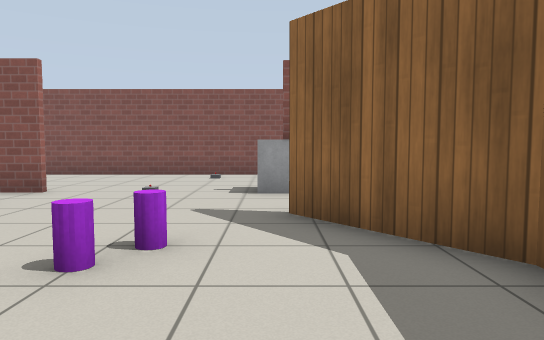
View 1 (above)

24 first-person views from a walk through a robot-simulator world made for Gazebo. The camera is 0.94 m above the floor, tilts 4° down and sees 70° across. The floor is counted in squares, 1 m on a side. Each view is taken from the middle of a square. On the plan, view 1 faces up. The plan holds only what a view shows up to about 13 squares ahead; the rest is blank. Gazebo's built-in surfaces are drawn with simple patterns.

View 2
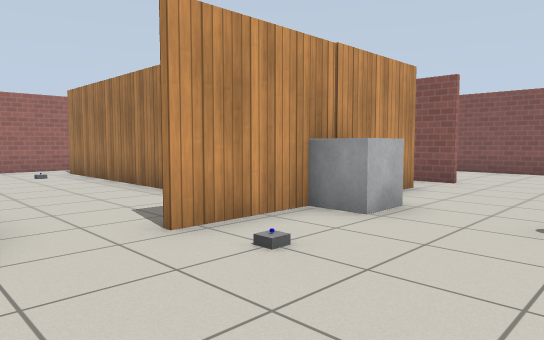

View 3
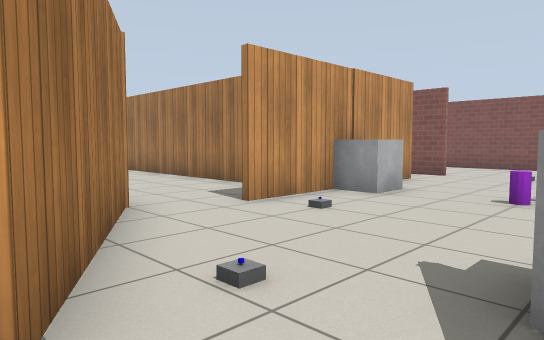

View 4
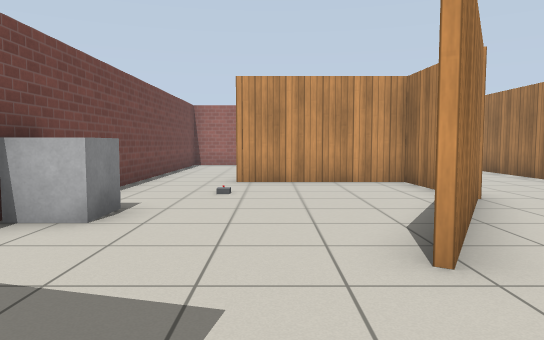

View 5
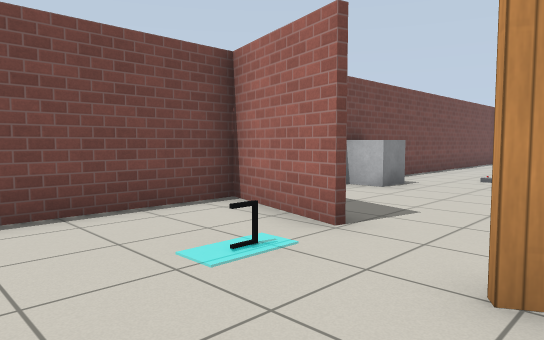

View 6
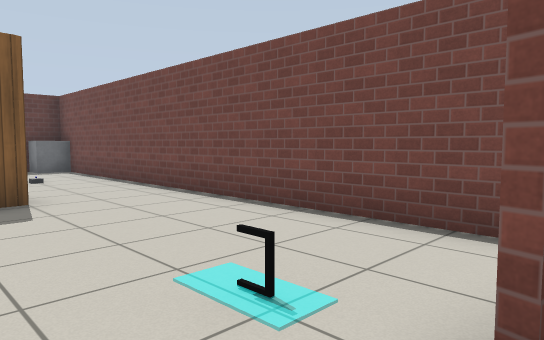

View 7
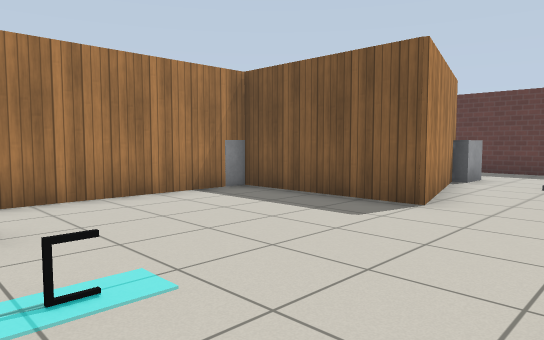

View 8
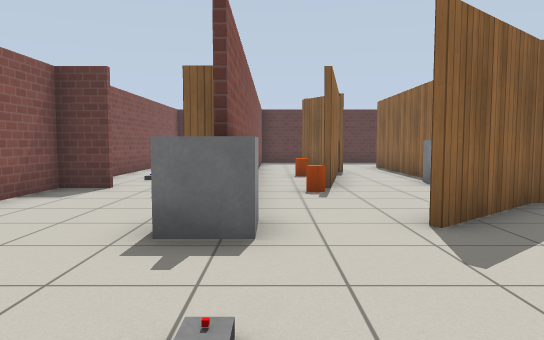

View 9
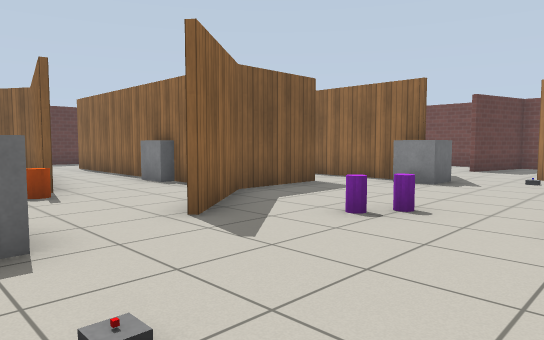

View 10
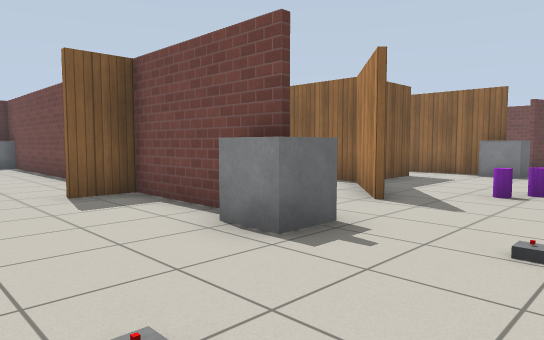

View 11
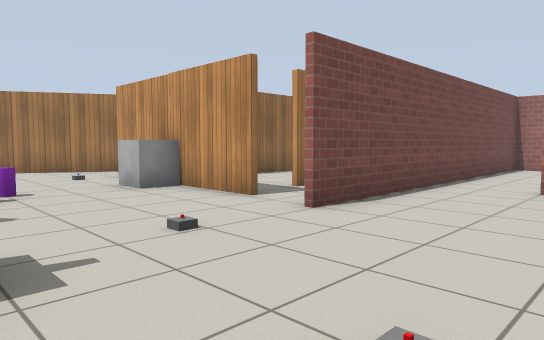

View 12
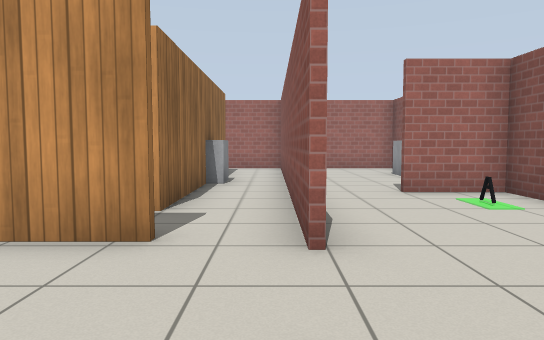

View 13
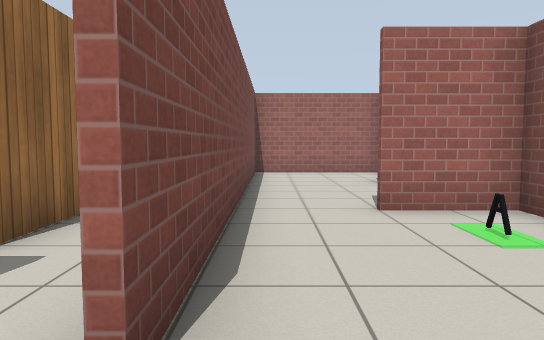

View 14
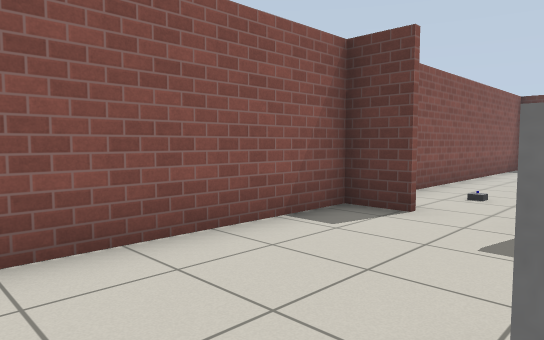

View 15
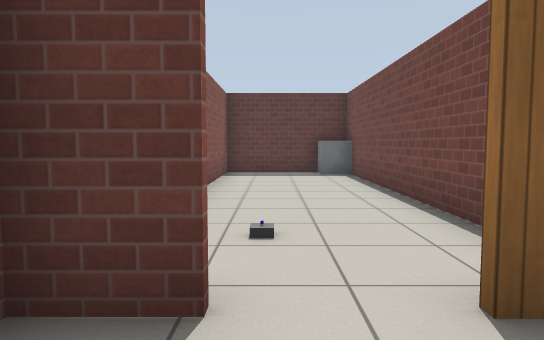

View 16
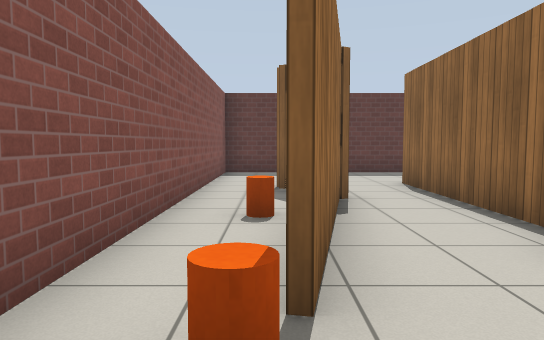

View 17
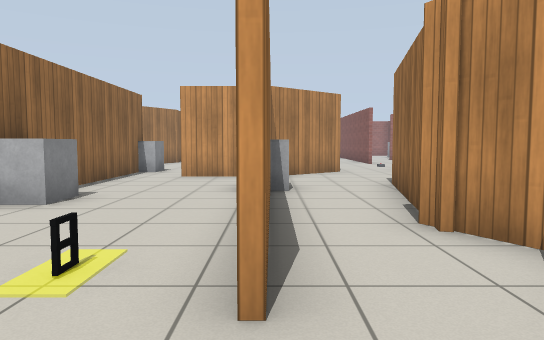

View 18
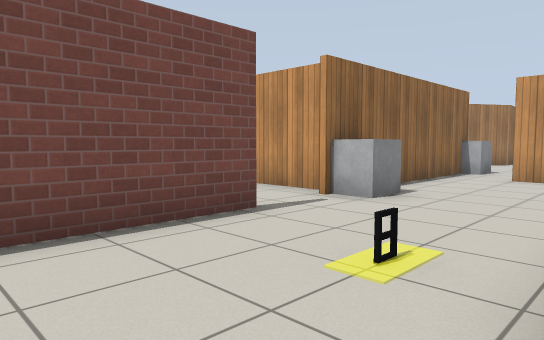

View 19
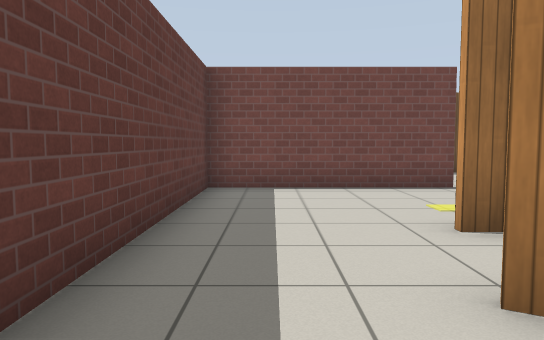

View 20
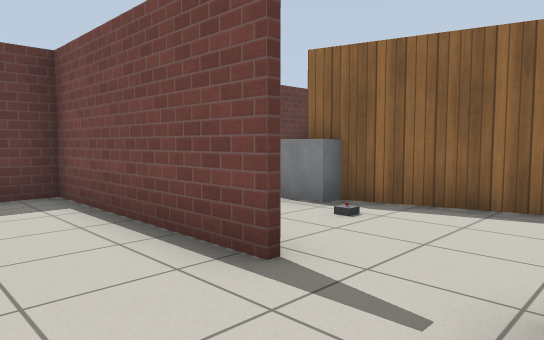

View 21
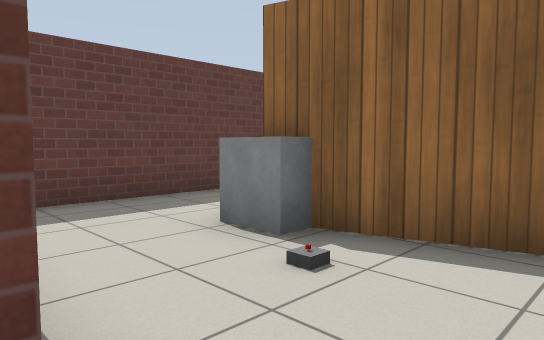

View 22
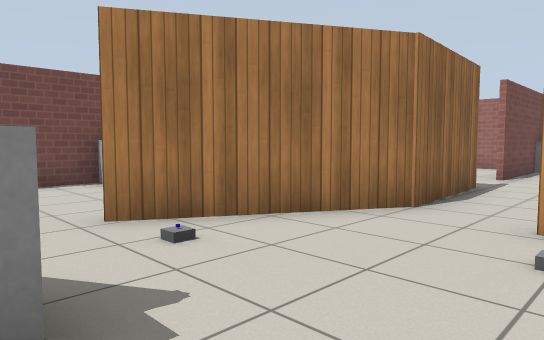

View 23
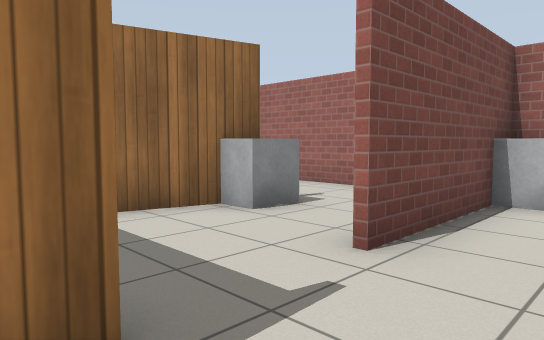

View 24
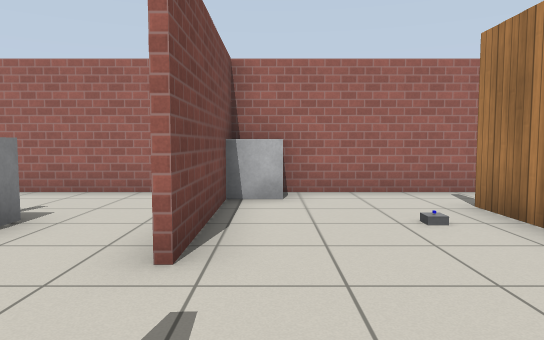

### Floor plan
Points are (right, up) in squares from view 1. A wall is a line through its corners. A room is listed if a view was taken in it or the views show most of it. See-through windows are left out.
Room 1 (views 1, 2, 8, 9, 10, 11, 12, 13, 14, 15, 16, 22, 23, 24)
walls: (0.3, 5.3) (2.2, 3) (11.1, 3); (2, 2.9) (0.2, 5.2); (-4.7, 5.9) (-4.7, 0.1); (4.3, 5.9) (6.3, 5.5); (2, 0.4) (2, 3); (0.4, -1.1) (2.4, -1.1); (-7, 2) (-13.8, 2); (-7.4, 7.5) (-4.2, 7.5); (4, 10.2) (4, 11.4) (-8.3, 11.4) (-8.3, 9.5); (6.2, 7.5) (13.5, 7.5); (6.4, 7.5) (1.4, 7.5) (4, 7.5) (4, 8.9); (-8.8, -1.7) (-5.5, -1.5) (-1.7, -3.7); (9.8, 5.4) (8.7, 4.8) (4.3, 5.7); (-15.4, 3) (-15.4, -2.1) (-10.9, -1.8); (14.3, 7.4) (14.3, 11.4) (6.5, 11.4)
ways out: opening at (-0.5, -3) to room 2; opening at (2, 0) to room 4; opening at (6, 7) to room 4; opening at (11, 4) to room 4; gap at (-5, 6) to room 5; opening at (-9.5, -2) to room 6; opening at (-14.5, 2); opening at (-8, 8.5)
objects: grey box (-15, -1); grey box (-13, 1); other object (-7, 10); grey box (-4, 0); grey box (-4, 3); grey box (-2, -2); purple cylinder (-2, 3); grey box (-2, 7); grey box (-2, 10); purple cylinder (-1, 4); grey box (0, -2) to (0, -1); grey box (0, 7) to (1, 8); orange cylinder (4, 6); grey box (5, 3); grey box (6, 10); grey box (14, 8) to (15, 8)
Room 2 (views 3, 6)
walls: (0, -6.5) (0.3, -5.5); (-7.6, -8.3) (-1.6, -8.3); (-6.6, -1.7) (-8.3, -1.8) (-8.3, -5.9)
ways out: opening at (-0.5, -3) to room 1; opening at (1.5, -4.5) to room 3; opening at (-7, -7.5)
objects: other object (-6, -6); grey box (-4, -8) to (-4, -7)
Room 3 (views 4, 5, 7)
walls: (10.5, -4.5) (6.7, -5.5) (6.7, -1.5); (5.5, -1.4) (2.1, -1.4); (14.3, -7.5) (14.3, -1); (0.4, -5.5) (-0.3, -8.3) (13.2, -8.3)
ways out: opening at (1.5, -4.5) to room 2; opening at (10, -2.5) to room 4
objects: other object (2, -6); other object (10, -7); grey box (11, -5) to (11, -4); grey box (14, -8)
Room 4 (views 17, 18, 19, 20, 21)
walls: (9.1, -1.1) (14.4, -1.1); (6.9, -1.8) (6.9, -3.8); (6.3, 5.5) (8.7, 5) (10.3, 5.9); (14.3, -1) (14.3, 7.4); (2.2, 2.1) (2.2, 0.4); (2.4, -1.1) (5.6, -1.1); (7.2, -5.3) (10.5, -4.4); (14.4, 7.5) (6.4, 7.5)
ways out: opening at (2, 0) to room 1; opening at (6, 7) to room 1; opening at (11, 4) to room 1; opening at (10, -2.5) to room 3
objects: grey box (6, -1) to (7, -1); orange cylinder (7, 6); grey box (10, -3); other object (10, 2)
Room 5 (no view inside)
walls: (-9.4, 5.5) (-6.3, 5.5); (-7.1, 7.5) (-7.6, 7.5); (-4.3, 7.5) (-7, 7.5)
ways out: gap at (-5, 6) to room 1; opening at (-12.5, 6); opening at (-6, 5)
objects: grey box (-11, 5) to (-10, 6)
Room 6 (no view inside)
walls: (-12.4, -4.6) (-10.1, -5.2)
ways out: opening at (-9.5, -2) to room 1; opening at (-11.5, -3.5)
objects: grey box (-12, -4)

Positions as (right, up) in squares from view 1, and headings:
1: (0, 0), facing up
2: (-1, -2), facing up-left
3: (0, -4), facing up-left
4: (1, -5), facing left
5: (4, -3), facing down-left
6: (0, -4), facing down-right
7: (1, -8), facing up-right
8: (-4, 7), facing right
9: (-4, 8), facing down-right
10: (-3, 11), facing down-right
11: (0, 11), facing down-left
12: (-1, 7), facing left
13: (-3, 8), facing left
14: (-1, 8), facing up-right
15: (2, 10), facing right
16: (2, 6), facing right
17: (13, 3), facing left
18: (13, 3), facing down-left
19: (13, 7), facing down
20: (7, 1), facing down-right
21: (8, -1), facing down-right
22: (0, 1), facing down-left
23: (-8, 0), facing down-left
24: (-8, -1), facing left
